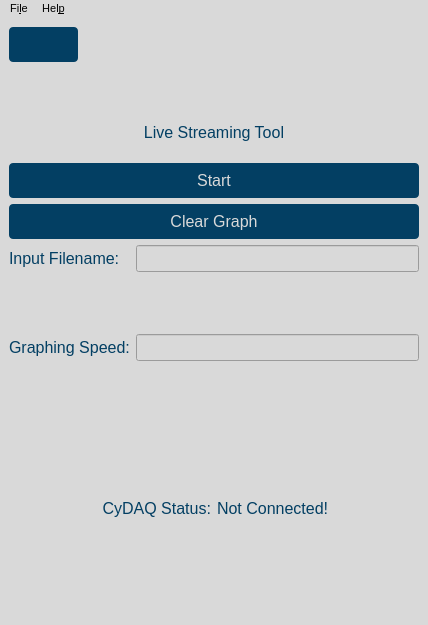
<?xml version="1.0" encoding="UTF-8"?>
<ui version="4.0">
 <class>live_stream</class>
 <widget class="QMainWindow" name="live_stream">
  <property name="enabled">
   <bool>true</bool>
  </property>
  <property name="geometry">
   <rect>
    <x>0</x>
    <y>0</y>
    <width>428</width>
    <height>625</height>
   </rect>
  </property>
  <property name="minimumSize">
   <size>
    <width>428</width>
    <height>625</height>
   </size>
  </property>
  <property name="maximumSize">
   <size>
    <width>700</width>
    <height>800</height>
   </size>
  </property>
  <property name="font">
   <font>
    <family>Segoe UI</family>
    <pointsize>12</pointsize>
    <underline>false</underline>
   </font>
  </property>
  <property name="windowTitle">
   <string>CyDAQ</string>
  </property>
  <property name="styleSheet">
   <string notr="true">background-color: #d9d9d9;</string>
  </property>
  <widget class="QWidget" name="centralwidget">
   <property name="maximumSize">
    <size>
     <width>700</width>
     <height>900</height>
    </size>
   </property>
   <property name="layoutDirection">
    <enum>Qt::LeftToRight</enum>
   </property>
   <property name="styleSheet">
    <string notr="true">QWidget {
	font-family: &quot;Segoe UI&quot;;
	font-size: 16px;
	color: #033f63;
}

QPushButton {
	background-color: #033f63;
	color: #d9d9d9;
	border-radius: 4px;
	padding: 8px 16px;
}

#sampling_rate_label, #input_label, #filter_label, #mid_corner_label, #low_corner_label, #high_corner_label {
	font-size: 20px;
	text-align: center;
	color: #98012e;
}</string>
   </property>
   <layout class="QVBoxLayout" name="verticalLayout">
    <item>
     <widget class="QPushButton" name="home_btn">
      <property name="maximumSize">
       <size>
        <width>69</width>
        <height>16777215</height>
       </size>
      </property>
      <property name="text">
       <string/>
      </property>
      <property name="icon">
       <iconset resource="basic_operation.qrc">
        <normaloff>:/assets/assets/home_icon.png</normaloff>:/assets/assets/home_icon.png</iconset>
      </property>
     </widget>
    </item>
    <item>
     <layout class="QVBoxLayout" name="verticalLayout_3">
      <item>
       <widget class="QLabel" name="logo">
        <property name="text">
         <string/>
        </property>
        <property name="pixmap">
         <pixmap resource="balance_beam.qrc">:/assets/assets/CyDAQ_300x300.png</pixmap>
        </property>
        <property name="alignment">
         <set>Qt::AlignCenter</set>
        </property>
       </widget>
      </item>
      <item>
       <widget class="QLabel" name="label_3">
        <property name="sizePolicy">
         <sizepolicy hsizetype="Preferred" vsizetype="Preferred">
          <horstretch>0</horstretch>
          <verstretch>0</verstretch>
         </sizepolicy>
        </property>
        <property name="minimumSize">
         <size>
          <width>104</width>
          <height>50</height>
         </size>
        </property>
        <property name="font">
         <font>
          <family>Segoe UI</family>
          <pointsize>-1</pointsize>
         </font>
        </property>
        <property name="lineWidth">
         <number>1</number>
        </property>
        <property name="text">
         <string>Live Streaming Tool</string>
        </property>
        <property name="alignment">
         <set>Qt::AlignCenter</set>
        </property>
       </widget>
      </item>
      <item>
       <widget class="QPushButton" name="start_btn">
        <property name="text">
         <string>Start</string>
        </property>
       </widget>
      </item>
      <item>
       <widget class="QPushButton" name="clear_btn">
        <property name="text">
         <string>Clear Graph</string>
        </property>
       </widget>
      </item>
     </layout>
    </item>
    <item>
     <layout class="QGridLayout" name="gridLayout">
      <item row="0" column="1">
       <widget class="QLineEdit" name="infile_line"/>
      </item>
      <item row="2" column="0">
       <widget class="QLabel" name="label_2">
        <property name="text">
         <string>Graphing Speed:</string>
        </property>
       </widget>
      </item>
      <item row="0" column="0">
       <widget class="QLabel" name="label">
        <property name="text">
         <string>Input Filename:</string>
        </property>
       </widget>
      </item>
      <item row="2" column="1">
       <widget class="QLineEdit" name="speed_line"/>
      </item>
      <item row="1" column="1">
       <widget class="QLabel" name="filename_wl">
        <property name="font">
         <font>
          <family>Segoe UI</family>
          <pointsize>-1</pointsize>
         </font>
        </property>
        <property name="text">
         <string/>
        </property>
        <property name="alignment">
         <set>Qt::AlignLeading|Qt::AlignLeft|Qt::AlignVCenter</set>
        </property>
       </widget>
      </item>
      <item row="3" column="1">
       <widget class="QLabel" name="speed_wl">
        <property name="font">
         <font>
          <family>Segoe UI</family>
          <pointsize>-1</pointsize>
         </font>
        </property>
        <property name="text">
         <string/>
        </property>
       </widget>
      </item>
     </layout>
    </item>
    <item>
     <layout class="QHBoxLayout" name="horizontalLayout_2">
      <item>
       <widget class="QLabel" name="label_4">
        <property name="text">
         <string>CyDAQ Status:</string>
        </property>
        <property name="alignment">
         <set>Qt::AlignRight|Qt::AlignTrailing|Qt::AlignVCenter</set>
        </property>
       </widget>
      </item>
      <item>
       <widget class="QLabel" name="connection_status_label">
        <property name="minimumSize">
         <size>
          <width>0</width>
          <height>45</height>
         </size>
        </property>
        <property name="text">
         <string>Not Connected!</string>
        </property>
       </widget>
      </item>
     </layout>
    </item>
   </layout>
  </widget>
  <widget class="QMenuBar" name="menubar">
   <property name="geometry">
    <rect>
     <x>0</x>
     <y>0</y>
     <width>428</width>
     <height>19</height>
    </rect>
   </property>
   <property name="font">
    <font>
     <pointsize>8</pointsize>
    </font>
   </property>
   <widget class="QMenu" name="menuFile">
    <property name="title">
     <string>Fi&amp;le</string>
    </property>
    <addaction name="actionRestart"/>
    <addaction name="actionQuit"/>
   </widget>
   <widget class="QMenu" name="menuHelp">
    <property name="title">
     <string>Hel&amp;p</string>
    </property>
    <addaction name="actionPing_CyDAQ"/>
   </widget>
   <addaction name="menuFile"/>
   <addaction name="menuHelp"/>
  </widget>
  <widget class="QStatusBar" name="statusbar"/>
  <action name="actionRestart">
   <property name="text">
    <string>&amp;Restart</string>
   </property>
  </action>
  <action name="actionQuit">
   <property name="text">
    <string>&amp;Quit</string>
   </property>
  </action>
  <action name="actionPing_CyDAQ">
   <property name="text">
    <string>&amp;Ping CyDAQ</string>
   </property>
  </action>
 </widget>
 <resources>
  <include location="basic_operation.qrc"/>
  <include location="balance_beam.qrc"/>
 </resources>
 <connections/>
</ui>
